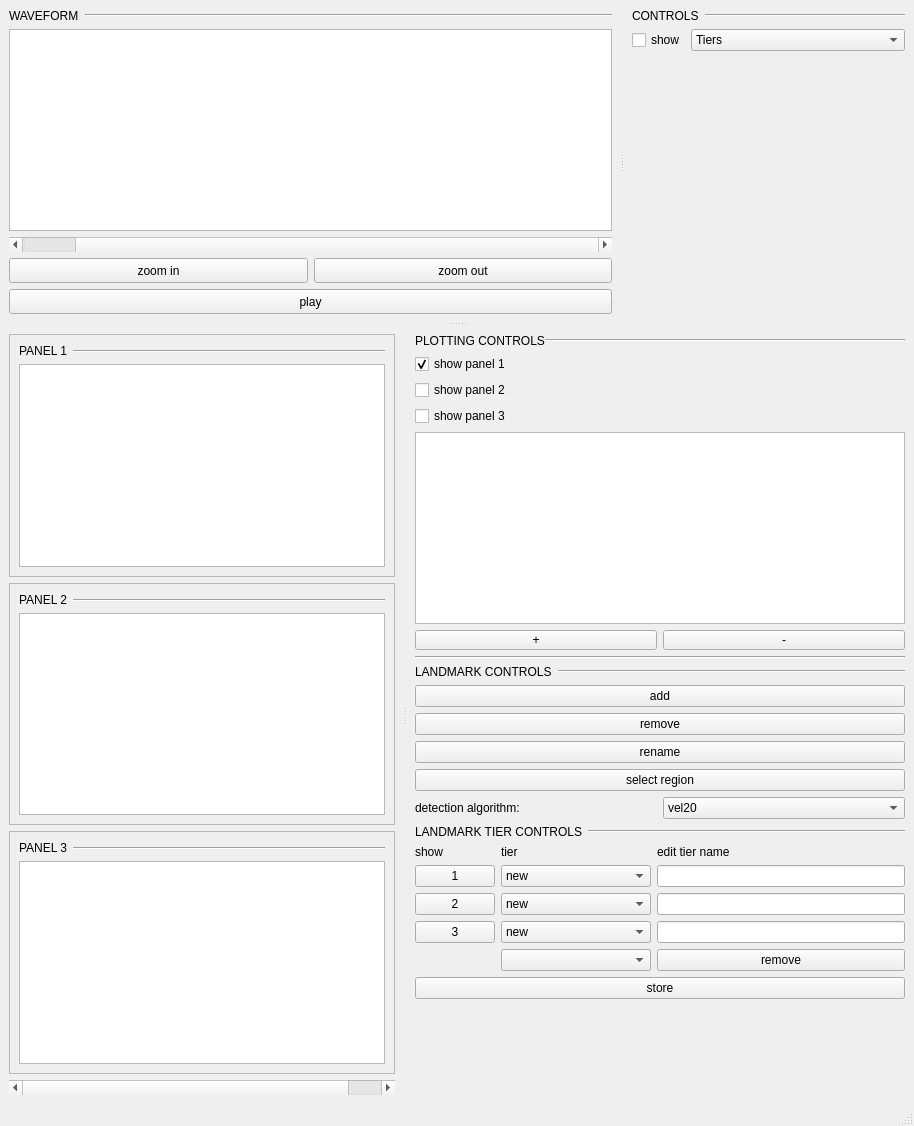
<?xml version="1.0" encoding="UTF-8"?>
<ui version="4.0">
 <class>INSPECTOR</class>
 <widget class="QMainWindow" name="INSPECTOR">
  <property name="geometry">
   <rect>
    <x>0</x>
    <y>0</y>
    <width>914</width>
    <height>1126</height>
   </rect>
  </property>
  <property name="mouseTracking">
   <bool>true</bool>
  </property>
  <property name="windowTitle">
   <string>MainWindow</string>
  </property>
  <widget class="QWidget" name="centralwidget">
   <layout class="QVBoxLayout" name="verticalLayout_2">
    <item>
     <layout class="QGridLayout" name="gridLayout">
      <item row="0" column="0">
       <widget class="QSplitter" name="splitter">
        <property name="orientation">
         <enum>Qt::Vertical</enum>
        </property>
        <property name="handleWidth">
         <number>20</number>
        </property>
        <widget class="QSplitter" name="waveformSplitter">
         <property name="acceptDrops">
          <bool>false</bool>
         </property>
         <property name="autoFillBackground">
          <bool>false</bool>
         </property>
         <property name="frameShape">
          <enum>QFrame::NoFrame</enum>
         </property>
         <property name="frameShadow">
          <enum>QFrame::Raised</enum>
         </property>
         <property name="lineWidth">
          <number>10</number>
         </property>
         <property name="midLineWidth">
          <number>5</number>
         </property>
         <property name="orientation">
          <enum>Qt::Horizontal</enum>
         </property>
         <property name="opaqueResize">
          <bool>false</bool>
         </property>
         <property name="handleWidth">
          <number>20</number>
         </property>
         <property name="childrenCollapsible">
          <bool>false</bool>
         </property>
         <widget class="QWidget" name="layoutWidget">
          <layout class="QVBoxLayout" name="verticalLayout_3">
           <item>
            <layout class="QHBoxLayout" name="horizontalLayout">
             <item>
              <widget class="QLabel" name="label">
               <property name="sizePolicy">
                <sizepolicy hsizetype="Minimum" vsizetype="Preferred">
                 <horstretch>0</horstretch>
                 <verstretch>0</verstretch>
                </sizepolicy>
               </property>
               <property name="text">
                <string>WAVEFORM</string>
               </property>
              </widget>
             </item>
             <item>
              <widget class="Line" name="line">
               <property name="sizePolicy">
                <sizepolicy hsizetype="Expanding" vsizetype="Fixed">
                 <horstretch>0</horstretch>
                 <verstretch>0</verstretch>
                </sizepolicy>
               </property>
               <property name="orientation">
                <enum>Qt::Horizontal</enum>
               </property>
              </widget>
             </item>
            </layout>
           </item>
           <item>
            <widget class="PlotWidget" name="waveformPlotWidget">
             <property name="sizePolicy">
              <sizepolicy hsizetype="Expanding" vsizetype="Preferred">
               <horstretch>0</horstretch>
               <verstretch>0</verstretch>
              </sizepolicy>
             </property>
             <property name="minimumSize">
              <size>
               <width>0</width>
               <height>0</height>
              </size>
             </property>
             <property name="maximumSize">
              <size>
               <width>16777215</width>
               <height>250</height>
              </size>
             </property>
            </widget>
           </item>
           <item>
            <layout class="QVBoxLayout" name="verticalLayout_5">
             <item>
              <widget class="QScrollBar" name="waveformSlider">
               <property name="minimumSize">
                <size>
                 <width>0</width>
                 <height>15</height>
                </size>
               </property>
               <property name="maximum">
                <number>1</number>
               </property>
               <property name="sliderPosition">
                <number>1</number>
               </property>
               <property name="orientation">
                <enum>Qt::Horizontal</enum>
               </property>
              </widget>
             </item>
             <item>
              <layout class="QHBoxLayout" name="horizontalLayout_3">
               <item>
                <widget class="QPushButton" name="zoomInButton">
                 <property name="maximumSize">
                  <size>
                   <width>16777215</width>
                   <height>25</height>
                  </size>
                 </property>
                 <property name="text">
                  <string>zoom in</string>
                 </property>
                </widget>
               </item>
               <item>
                <widget class="QPushButton" name="zoomOutButton">
                 <property name="sizePolicy">
                  <sizepolicy hsizetype="Minimum" vsizetype="Fixed">
                   <horstretch>0</horstretch>
                   <verstretch>0</verstretch>
                  </sizepolicy>
                 </property>
                 <property name="minimumSize">
                  <size>
                   <width>0</width>
                   <height>25</height>
                  </size>
                 </property>
                 <property name="maximumSize">
                  <size>
                   <width>16777215</width>
                   <height>25</height>
                  </size>
                 </property>
                 <property name="text">
                  <string>zoom out</string>
                 </property>
                </widget>
               </item>
              </layout>
             </item>
             <item>
              <widget class="QPushButton" name="PLAY_AUDIO">
               <property name="maximumSize">
                <size>
                 <width>16777215</width>
                 <height>25</height>
                </size>
               </property>
               <property name="text">
                <string>play</string>
               </property>
              </widget>
             </item>
            </layout>
           </item>
          </layout>
         </widget>
         <widget class="QWidget" name="layoutWidget_2">
          <layout class="QVBoxLayout" name="verticalLayout_6">
           <item>
            <layout class="QHBoxLayout" name="horizontalLayout_2">
             <item>
              <widget class="QLabel" name="label_2">
               <property name="sizePolicy">
                <sizepolicy hsizetype="Fixed" vsizetype="Preferred">
                 <horstretch>0</horstretch>
                 <verstretch>0</verstretch>
                </sizepolicy>
               </property>
               <property name="text">
                <string>CONTROLS</string>
               </property>
              </widget>
             </item>
             <item>
              <widget class="Line" name="line_2">
               <property name="sizePolicy">
                <sizepolicy hsizetype="Minimum" vsizetype="Fixed">
                 <horstretch>0</horstretch>
                 <verstretch>0</verstretch>
                </sizepolicy>
               </property>
               <property name="orientation">
                <enum>Qt::Horizontal</enum>
               </property>
              </widget>
             </item>
            </layout>
           </item>
           <item>
            <layout class="QVBoxLayout" name="verticalLayout_9"/>
           </item>
           <item>
            <layout class="QHBoxLayout" name="horizontalLayout_5">
             <item>
              <widget class="QCheckBox" name="displayAnnotationCheckBox">
               <property name="sizePolicy">
                <sizepolicy hsizetype="Fixed" vsizetype="Fixed">
                 <horstretch>0</horstretch>
                 <verstretch>0</verstretch>
                </sizepolicy>
               </property>
               <property name="text">
                <string>show</string>
               </property>
              </widget>
             </item>
             <item>
              <widget class="QComboBox" name="audioAnnotationComboBox">
               <property name="sizePolicy">
                <sizepolicy hsizetype="Minimum" vsizetype="Fixed">
                 <horstretch>0</horstretch>
                 <verstretch>0</verstretch>
                </sizepolicy>
               </property>
               <item>
                <property name="text">
                 <string>Tiers</string>
                </property>
               </item>
              </widget>
             </item>
            </layout>
           </item>
           <item>
            <spacer name="verticalSpacer">
             <property name="orientation">
              <enum>Qt::Vertical</enum>
             </property>
             <property name="sizeType">
              <enum>QSizePolicy::Expanding</enum>
             </property>
             <property name="sizeHint" stdset="0">
              <size>
               <width>20</width>
               <height>200</height>
              </size>
             </property>
            </spacer>
           </item>
           <item>
            <spacer name="horizontalSpacer_2">
             <property name="orientation">
              <enum>Qt::Horizontal</enum>
             </property>
             <property name="sizeType">
              <enum>QSizePolicy::Preferred</enum>
             </property>
             <property name="sizeHint" stdset="0">
              <size>
               <width>100</width>
               <height>20</height>
              </size>
             </property>
            </spacer>
           </item>
          </layout>
         </widget>
        </widget>
        <widget class="QSplitter" name="emaSplitter">
         <property name="sizePolicy">
          <sizepolicy hsizetype="Preferred" vsizetype="Preferred">
           <horstretch>0</horstretch>
           <verstretch>0</verstretch>
          </sizepolicy>
         </property>
         <property name="frameShadow">
          <enum>QFrame::Raised</enum>
         </property>
         <property name="lineWidth">
          <number>10</number>
         </property>
         <property name="midLineWidth">
          <number>5</number>
         </property>
         <property name="orientation">
          <enum>Qt::Horizontal</enum>
         </property>
         <property name="opaqueResize">
          <bool>false</bool>
         </property>
         <property name="handleWidth">
          <number>20</number>
         </property>
         <property name="childrenCollapsible">
          <bool>false</bool>
         </property>
         <widget class="QWidget" name="layoutWidget_3">
          <layout class="QVBoxLayout" name="EMA_PANEL_LAYOUT">
           <item>
            <widget class="QFrame" name="emaPanel1">
             <property name="sizePolicy">
              <sizepolicy hsizetype="Expanding" vsizetype="MinimumExpanding">
               <horstretch>0</horstretch>
               <verstretch>0</verstretch>
              </sizepolicy>
             </property>
             <property name="minimumSize">
              <size>
               <width>0</width>
               <height>50</height>
              </size>
             </property>
             <property name="frameShape">
              <enum>QFrame::StyledPanel</enum>
             </property>
             <property name="frameShadow">
              <enum>QFrame::Raised</enum>
             </property>
             <layout class="QVBoxLayout" name="verticalLayout_15">
              <item>
               <layout class="QVBoxLayout" name="verticalLayout_16">
                <item>
                 <layout class="QHBoxLayout" name="horizontalLayout_16">
                  <item>
                   <widget class="QLabel" name="label_11">
                    <property name="sizePolicy">
                     <sizepolicy hsizetype="Preferred" vsizetype="Minimum">
                      <horstretch>0</horstretch>
                      <verstretch>0</verstretch>
                     </sizepolicy>
                    </property>
                    <property name="minimumSize">
                     <size>
                      <width>0</width>
                      <height>10</height>
                     </size>
                    </property>
                    <property name="text">
                     <string>PANEL 1</string>
                    </property>
                    <property name="scaledContents">
                     <bool>true</bool>
                    </property>
                   </widget>
                  </item>
                  <item>
                   <widget class="Line" name="line_16">
                    <property name="sizePolicy">
                     <sizepolicy hsizetype="Expanding" vsizetype="Minimum">
                      <horstretch>0</horstretch>
                      <verstretch>0</verstretch>
                     </sizepolicy>
                    </property>
                    <property name="minimumSize">
                     <size>
                      <width>0</width>
                      <height>10</height>
                     </size>
                    </property>
                    <property name="orientation">
                     <enum>Qt::Horizontal</enum>
                    </property>
                   </widget>
                  </item>
                 </layout>
                </item>
                <item>
                 <widget class="PlotWidget" name="emaPlotWidget1">
                  <property name="sizePolicy">
                   <sizepolicy hsizetype="Expanding" vsizetype="Expanding">
                    <horstretch>0</horstretch>
                    <verstretch>0</verstretch>
                   </sizepolicy>
                  </property>
                 </widget>
                </item>
               </layout>
              </item>
             </layout>
            </widget>
           </item>
           <item>
            <widget class="QFrame" name="emaPanel2">
             <property name="sizePolicy">
              <sizepolicy hsizetype="Expanding" vsizetype="MinimumExpanding">
               <horstretch>0</horstretch>
               <verstretch>0</verstretch>
              </sizepolicy>
             </property>
             <property name="minimumSize">
              <size>
               <width>0</width>
               <height>50</height>
              </size>
             </property>
             <property name="frameShape">
              <enum>QFrame::StyledPanel</enum>
             </property>
             <property name="frameShadow">
              <enum>QFrame::Raised</enum>
             </property>
             <layout class="QVBoxLayout" name="verticalLayout_17">
              <item>
               <layout class="QVBoxLayout" name="verticalLayout_18">
                <item>
                 <layout class="QHBoxLayout" name="horizontalLayout_17">
                  <item>
                   <widget class="QLabel" name="label_12">
                    <property name="sizePolicy">
                     <sizepolicy hsizetype="Preferred" vsizetype="Minimum">
                      <horstretch>0</horstretch>
                      <verstretch>0</verstretch>
                     </sizepolicy>
                    </property>
                    <property name="minimumSize">
                     <size>
                      <width>0</width>
                      <height>10</height>
                     </size>
                    </property>
                    <property name="text">
                     <string>PANEL 2</string>
                    </property>
                    <property name="scaledContents">
                     <bool>true</bool>
                    </property>
                   </widget>
                  </item>
                  <item>
                   <widget class="Line" name="line_17">
                    <property name="sizePolicy">
                     <sizepolicy hsizetype="Expanding" vsizetype="Minimum">
                      <horstretch>0</horstretch>
                      <verstretch>0</verstretch>
                     </sizepolicy>
                    </property>
                    <property name="minimumSize">
                     <size>
                      <width>0</width>
                      <height>10</height>
                     </size>
                    </property>
                    <property name="orientation">
                     <enum>Qt::Horizontal</enum>
                    </property>
                   </widget>
                  </item>
                 </layout>
                </item>
                <item>
                 <widget class="PlotWidget" name="emaPlotWidget2">
                  <property name="sizePolicy">
                   <sizepolicy hsizetype="Expanding" vsizetype="Expanding">
                    <horstretch>0</horstretch>
                    <verstretch>0</verstretch>
                   </sizepolicy>
                  </property>
                 </widget>
                </item>
               </layout>
              </item>
             </layout>
            </widget>
           </item>
           <item>
            <widget class="QFrame" name="emaPanel3">
             <property name="sizePolicy">
              <sizepolicy hsizetype="Expanding" vsizetype="MinimumExpanding">
               <horstretch>0</horstretch>
               <verstretch>0</verstretch>
              </sizepolicy>
             </property>
             <property name="minimumSize">
              <size>
               <width>0</width>
               <height>50</height>
              </size>
             </property>
             <property name="frameShape">
              <enum>QFrame::StyledPanel</enum>
             </property>
             <property name="frameShadow">
              <enum>QFrame::Raised</enum>
             </property>
             <layout class="QVBoxLayout" name="verticalLayout_19">
              <item>
               <layout class="QVBoxLayout" name="verticalLayout_20">
                <item>
                 <layout class="QHBoxLayout" name="horizontalLayout_18">
                  <item>
                   <widget class="QLabel" name="label_13">
                    <property name="sizePolicy">
                     <sizepolicy hsizetype="Preferred" vsizetype="Minimum">
                      <horstretch>0</horstretch>
                      <verstretch>0</verstretch>
                     </sizepolicy>
                    </property>
                    <property name="minimumSize">
                     <size>
                      <width>0</width>
                      <height>10</height>
                     </size>
                    </property>
                    <property name="text">
                     <string>PANEL 3</string>
                    </property>
                    <property name="textFormat">
                     <enum>Qt::AutoText</enum>
                    </property>
                    <property name="scaledContents">
                     <bool>true</bool>
                    </property>
                   </widget>
                  </item>
                  <item>
                   <widget class="Line" name="line_18">
                    <property name="sizePolicy">
                     <sizepolicy hsizetype="Expanding" vsizetype="Minimum">
                      <horstretch>0</horstretch>
                      <verstretch>0</verstretch>
                     </sizepolicy>
                    </property>
                    <property name="minimumSize">
                     <size>
                      <width>0</width>
                      <height>10</height>
                     </size>
                    </property>
                    <property name="orientation">
                     <enum>Qt::Horizontal</enum>
                    </property>
                   </widget>
                  </item>
                 </layout>
                </item>
                <item>
                 <widget class="PlotWidget" name="emaPlotWidget3">
                  <property name="sizePolicy">
                   <sizepolicy hsizetype="Expanding" vsizetype="Expanding">
                    <horstretch>0</horstretch>
                    <verstretch>0</verstretch>
                   </sizepolicy>
                  </property>
                 </widget>
                </item>
               </layout>
              </item>
             </layout>
            </widget>
           </item>
           <item>
            <widget class="QScrollBar" name="waveformSlider_2">
             <property name="minimumSize">
              <size>
               <width>0</width>
               <height>15</height>
              </size>
             </property>
             <property name="maximum">
              <number>1</number>
             </property>
             <property name="singleStep">
              <number>1</number>
             </property>
             <property name="orientation">
              <enum>Qt::Horizontal</enum>
             </property>
            </widget>
           </item>
          </layout>
         </widget>
         <widget class="QWidget" name="layoutWidget_4">
          <layout class="QVBoxLayout" name="EMA_CONTROL_LAYOUT">
           <item>
            <layout class="QHBoxLayout" name="horizontalLayout_8">
             <property name="spacing">
              <number>0</number>
             </property>
             <item>
              <widget class="QLabel" name="label_4">
               <property name="sizePolicy">
                <sizepolicy hsizetype="Maximum" vsizetype="Preferred">
                 <horstretch>0</horstretch>
                 <verstretch>0</verstretch>
                </sizepolicy>
               </property>
               <property name="text">
                <string>PLOTTING CONTROLS</string>
               </property>
               <property name="alignment">
                <set>Qt::AlignLeading|Qt::AlignLeft|Qt::AlignVCenter</set>
               </property>
              </widget>
             </item>
             <item>
              <widget class="Line" name="line_6">
               <property name="sizePolicy">
                <sizepolicy hsizetype="Expanding" vsizetype="Fixed">
                 <horstretch>0</horstretch>
                 <verstretch>0</verstretch>
                </sizepolicy>
               </property>
               <property name="maximumSize">
                <size>
                 <width>16777215</width>
                 <height>16777215</height>
                </size>
               </property>
               <property name="orientation">
                <enum>Qt::Horizontal</enum>
               </property>
              </widget>
             </item>
            </layout>
           </item>
           <item>
            <layout class="QVBoxLayout" name="verticalLayout_10">
             <item>
              <layout class="QVBoxLayout" name="verticalLayout_11">
               <item>
                <widget class="QCheckBox" name="displayEmaPanel1CheckBox">
                 <property name="text">
                  <string>show panel 1</string>
                 </property>
                 <property name="checked">
                  <bool>true</bool>
                 </property>
                </widget>
               </item>
               <item>
                <widget class="QCheckBox" name="displayEmaPanel2CheckBox">
                 <property name="text">
                  <string>show panel 2</string>
                 </property>
                </widget>
               </item>
               <item>
                <widget class="QCheckBox" name="displayEmaPanel3CheckBox">
                 <property name="text">
                  <string>show panel 3</string>
                 </property>
                </widget>
               </item>
              </layout>
             </item>
             <item>
              <widget class="QTableWidget" name="emaControlTable">
               <property name="sizePolicy">
                <sizepolicy hsizetype="Preferred" vsizetype="Preferred">
                 <horstretch>0</horstretch>
                 <verstretch>0</verstretch>
                </sizepolicy>
               </property>
               <property name="minimumSize">
                <size>
                 <width>100</width>
                 <height>0</height>
                </size>
               </property>
              </widget>
             </item>
             <item>
              <layout class="QHBoxLayout" name="horizontalLayout_9">
               <item>
                <widget class="QPushButton" name="addChannelToEmaControlTableButton">
                 <property name="sizePolicy">
                  <sizepolicy hsizetype="Preferred" vsizetype="Maximum">
                   <horstretch>0</horstretch>
                   <verstretch>0</verstretch>
                  </sizepolicy>
                 </property>
                 <property name="minimumSize">
                  <size>
                   <width>0</width>
                   <height>20</height>
                  </size>
                 </property>
                 <property name="maximumSize">
                  <size>
                   <width>16777215</width>
                   <height>20</height>
                  </size>
                 </property>
                 <property name="text">
                  <string>+</string>
                 </property>
                </widget>
               </item>
               <item>
                <widget class="QPushButton" name="removeChannelFromEmaControlTableButton">
                 <property name="sizePolicy">
                  <sizepolicy hsizetype="Preferred" vsizetype="Maximum">
                   <horstretch>0</horstretch>
                   <verstretch>0</verstretch>
                  </sizepolicy>
                 </property>
                 <property name="minimumSize">
                  <size>
                   <width>0</width>
                   <height>20</height>
                  </size>
                 </property>
                 <property name="maximumSize">
                  <size>
                   <width>16777215</width>
                   <height>20</height>
                  </size>
                 </property>
                 <property name="text">
                  <string>-</string>
                 </property>
                </widget>
               </item>
              </layout>
             </item>
            </layout>
           </item>
           <item>
            <widget class="Line" name="line_8">
             <property name="orientation">
              <enum>Qt::Horizontal</enum>
             </property>
            </widget>
           </item>
           <item>
            <layout class="QHBoxLayout" name="horizontalLayout_10">
             <item>
              <widget class="QLabel" name="label_5">
               <property name="sizePolicy">
                <sizepolicy hsizetype="Fixed" vsizetype="Preferred">
                 <horstretch>0</horstretch>
                 <verstretch>0</verstretch>
                </sizepolicy>
               </property>
               <property name="text">
                <string>LANDMARK CONTROLS</string>
               </property>
              </widget>
             </item>
             <item>
              <widget class="Line" name="line_9">
               <property name="sizePolicy">
                <sizepolicy hsizetype="Preferred" vsizetype="Fixed">
                 <horstretch>0</horstretch>
                 <verstretch>0</verstretch>
                </sizepolicy>
               </property>
               <property name="orientation">
                <enum>Qt::Horizontal</enum>
               </property>
              </widget>
             </item>
            </layout>
           </item>
           <item>
            <widget class="QPushButton" name="addLandmarkButton">
             <property name="sizePolicy">
              <sizepolicy hsizetype="Preferred" vsizetype="Maximum">
               <horstretch>0</horstretch>
               <verstretch>0</verstretch>
              </sizepolicy>
             </property>
             <property name="text">
              <string>add</string>
             </property>
             <property name="checkable">
              <bool>true</bool>
             </property>
            </widget>
           </item>
           <item>
            <widget class="QPushButton" name="removeLandmarkButton">
             <property name="sizePolicy">
              <sizepolicy hsizetype="Preferred" vsizetype="Fixed">
               <horstretch>0</horstretch>
               <verstretch>0</verstretch>
              </sizepolicy>
             </property>
             <property name="text">
              <string>remove</string>
             </property>
             <property name="checkable">
              <bool>true</bool>
             </property>
            </widget>
           </item>
           <item>
            <widget class="QPushButton" name="renameLandmarkButton">
             <property name="sizePolicy">
              <sizepolicy hsizetype="Preferred" vsizetype="Fixed">
               <horstretch>0</horstretch>
               <verstretch>0</verstretch>
              </sizepolicy>
             </property>
             <property name="text">
              <string>rename</string>
             </property>
             <property name="checkable">
              <bool>true</bool>
             </property>
            </widget>
           </item>
           <item>
            <widget class="QPushButton" name="selectRegionButton">
             <property name="sizePolicy">
              <sizepolicy hsizetype="Preferred" vsizetype="Fixed">
               <horstretch>0</horstretch>
               <verstretch>0</verstretch>
              </sizepolicy>
             </property>
             <property name="text">
              <string>select region</string>
             </property>
             <property name="checkable">
              <bool>true</bool>
             </property>
            </widget>
           </item>
           <item>
            <layout class="QGridLayout" name="gridLayout_2">
             <item row="0" column="1">
              <widget class="QComboBox" name="selectLandmarkDetectionComboBox">
               <item>
                <property name="text">
                 <string>vel20</string>
                </property>
               </item>
               <item>
                <property name="text">
                 <string>vel15</string>
                </property>
               </item>
               <item>
                <property name="text">
                 <string>tvel20_xy</string>
                </property>
               </item>
               <item>
                <property name="text">
                 <string>tvel20_xz</string>
                </property>
               </item>
               <item>
                <property name="text">
                 <string>tvel15_xy</string>
                </property>
               </item>
               <item>
                <property name="text">
                 <string>tvel15_xz</string>
                </property>
               </item>
               <item>
                <property name="text">
                 <string>acc</string>
                </property>
               </item>
              </widget>
             </item>
             <item row="0" column="0">
              <widget class="QLabel" name="label_6">
               <property name="text">
                <string>detection algorithm:</string>
               </property>
              </widget>
             </item>
            </layout>
           </item>
           <item>
            <layout class="QHBoxLayout" name="horizontalLayout_12">
             <item>
              <widget class="QLabel" name="label_17">
               <property name="sizePolicy">
                <sizepolicy hsizetype="Fixed" vsizetype="Preferred">
                 <horstretch>0</horstretch>
                 <verstretch>0</verstretch>
                </sizepolicy>
               </property>
               <property name="text">
                <string>LANDMARK TIER CONTROLS</string>
               </property>
              </widget>
             </item>
             <item>
              <widget class="Line" name="line_11">
               <property name="sizePolicy">
                <sizepolicy hsizetype="Preferred" vsizetype="Fixed">
                 <horstretch>0</horstretch>
                 <verstretch>0</verstretch>
                </sizepolicy>
               </property>
               <property name="orientation">
                <enum>Qt::Horizontal</enum>
               </property>
              </widget>
             </item>
            </layout>
           </item>
           <item>
            <layout class="QGridLayout" name="gridLayout_3">
             <item row="1" column="2">
              <widget class="QLineEdit" name="emaPanel1TierNameLineEdit">
               <property name="sizePolicy">
                <sizepolicy hsizetype="Minimum" vsizetype="Fixed">
                 <horstretch>0</horstretch>
                 <verstretch>0</verstretch>
                </sizepolicy>
               </property>
              </widget>
             </item>
             <item row="3" column="1">
              <widget class="QComboBox" name="emaPanel3SelectTierComboBox">
               <property name="sizePolicy">
                <sizepolicy hsizetype="Minimum" vsizetype="Fixed">
                 <horstretch>0</horstretch>
                 <verstretch>0</verstretch>
                </sizepolicy>
               </property>
               <property name="minimumSize">
                <size>
                 <width>150</width>
                 <height>0</height>
                </size>
               </property>
               <item>
                <property name="text">
                 <string>new</string>
                </property>
               </item>
              </widget>
             </item>
             <item row="2" column="1">
              <widget class="QComboBox" name="emaPanel2SelectTierComboBox">
               <property name="sizePolicy">
                <sizepolicy hsizetype="Fixed" vsizetype="Fixed">
                 <horstretch>0</horstretch>
                 <verstretch>0</verstretch>
                </sizepolicy>
               </property>
               <property name="minimumSize">
                <size>
                 <width>150</width>
                 <height>0</height>
                </size>
               </property>
               <item>
                <property name="text">
                 <string>new</string>
                </property>
               </item>
              </widget>
             </item>
             <item row="0" column="0">
              <widget class="QLabel" name="label_10">
               <property name="sizePolicy">
                <sizepolicy hsizetype="Minimum" vsizetype="Preferred">
                 <horstretch>0</horstretch>
                 <verstretch>0</verstretch>
                </sizepolicy>
               </property>
               <property name="text">
                <string>show</string>
               </property>
              </widget>
             </item>
             <item row="1" column="1">
              <widget class="QComboBox" name="emaPanel1SelectTierComboBox">
               <property name="sizePolicy">
                <sizepolicy hsizetype="Minimum" vsizetype="Fixed">
                 <horstretch>0</horstretch>
                 <verstretch>0</verstretch>
                </sizepolicy>
               </property>
               <property name="minimumSize">
                <size>
                 <width>150</width>
                 <height>0</height>
                </size>
               </property>
               <item>
                <property name="text">
                 <string>new</string>
                </property>
               </item>
              </widget>
             </item>
             <item row="0" column="2">
              <widget class="QLabel" name="label_15">
               <property name="sizePolicy">
                <sizepolicy hsizetype="Minimum" vsizetype="Preferred">
                 <horstretch>0</horstretch>
                 <verstretch>0</verstretch>
                </sizepolicy>
               </property>
               <property name="text">
                <string>edit tier name</string>
               </property>
              </widget>
             </item>
             <item row="2" column="2">
              <widget class="QLineEdit" name="emaPanel2TierNameLineEdit">
               <property name="sizePolicy">
                <sizepolicy hsizetype="Minimum" vsizetype="Fixed">
                 <horstretch>0</horstretch>
                 <verstretch>0</verstretch>
                </sizepolicy>
               </property>
              </widget>
             </item>
             <item row="0" column="1">
              <widget class="QLabel" name="label_14">
               <property name="sizePolicy">
                <sizepolicy hsizetype="Minimum" vsizetype="Preferred">
                 <horstretch>0</horstretch>
                 <verstretch>0</verstretch>
                </sizepolicy>
               </property>
               <property name="text">
                <string>tier</string>
               </property>
              </widget>
             </item>
             <item row="3" column="2">
              <widget class="QLineEdit" name="emaPanel3TierNameLineEdit">
               <property name="sizePolicy">
                <sizepolicy hsizetype="Minimum" vsizetype="Fixed">
                 <horstretch>0</horstretch>
                 <verstretch>0</verstretch>
                </sizepolicy>
               </property>
              </widget>
             </item>
             <item row="4" column="2">
              <widget class="QPushButton" name="removeTierButton">
               <property name="text">
                <string>remove</string>
               </property>
              </widget>
             </item>
             <item row="4" column="1">
              <widget class="QComboBox" name="emaAllTiersComboBox"/>
             </item>
             <item row="1" column="0">
              <widget class="QPushButton" name="emaPanel1DisplayLandmarksPushButton">
               <property name="sizePolicy">
                <sizepolicy hsizetype="Fixed" vsizetype="Fixed">
                 <horstretch>0</horstretch>
                 <verstretch>0</verstretch>
                </sizepolicy>
               </property>
               <property name="contextMenuPolicy">
                <enum>Qt::DefaultContextMenu</enum>
               </property>
               <property name="layoutDirection">
                <enum>Qt::LeftToRight</enum>
               </property>
               <property name="text">
                <string>1</string>
               </property>
               <property name="checkable">
                <bool>true</bool>
               </property>
              </widget>
             </item>
             <item row="2" column="0">
              <widget class="QPushButton" name="emaPanel2DisplayLandmarksPushButton">
               <property name="text">
                <string>2</string>
               </property>
               <property name="checkable">
                <bool>true</bool>
               </property>
              </widget>
             </item>
             <item row="3" column="0">
              <widget class="QPushButton" name="emaPanel3DisplayLandmarksPushButton">
               <property name="text">
                <string>3</string>
               </property>
               <property name="checkable">
                <bool>true</bool>
               </property>
              </widget>
             </item>
            </layout>
           </item>
           <item>
            <widget class="QPushButton" name="storeLandmarksButton">
             <property name="text">
              <string>store</string>
             </property>
            </widget>
           </item>
           <item>
            <spacer name="horizontalSpacer">
             <property name="orientation">
              <enum>Qt::Horizontal</enum>
             </property>
             <property name="sizeType">
              <enum>QSizePolicy::Preferred</enum>
             </property>
             <property name="sizeHint" stdset="0">
              <size>
               <width>100</width>
               <height>20</height>
              </size>
             </property>
            </spacer>
           </item>
           <item>
            <spacer name="verticalSpacer_3">
             <property name="orientation">
              <enum>Qt::Vertical</enum>
             </property>
             <property name="sizeHint" stdset="0">
              <size>
               <width>20</width>
               <height>40</height>
              </size>
             </property>
            </spacer>
           </item>
          </layout>
         </widget>
        </widget>
       </widget>
      </item>
     </layout>
    </item>
   </layout>
  </widget>
  <widget class="QMenuBar" name="menubar">
   <property name="geometry">
    <rect>
     <x>0</x>
     <y>0</y>
     <width>914</width>
     <height>28</height>
    </rect>
   </property>
  </widget>
  <widget class="QStatusBar" name="statusbar"/>
 </widget>
 <customwidgets>
  <customwidget>
   <class>PlotWidget</class>
   <extends>QGraphicsView</extends>
   <header>pyqtgraph</header>
  </customwidget>
 </customwidgets>
 <resources/>
 <connections/>
</ui>
